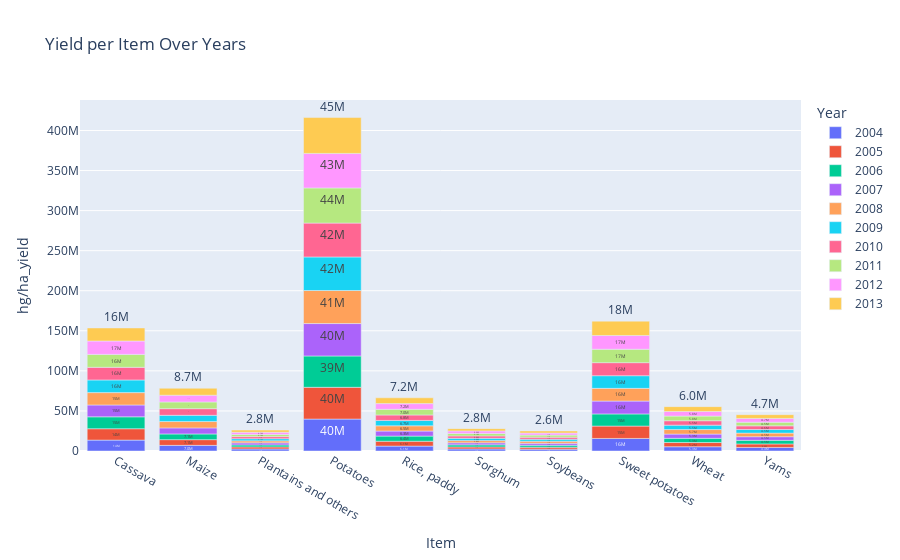

Source (notebook cell):
### Markdown cell above
- Steady increases in the use of pesticides over the latest decade.

### Code cell
# Taking a closer look at the types of vegetables and yield for the latest decade
latest_decade_df = df[df['Year'] > 2003]
vegpest_by_year = latest_decade_df.groupby(['Item', 'Year'])['hg/ha_yield'].sum().reset_index()

# Sending to dataframe
pivot_df = vegpest_by_year.pivot_table(index='Item', columns='Year', values='hg/ha_yield')

# Visualizing the results
pivot_df_reset = pivot_df.reset_index().melt(id_vars='Item', var_name='Year', value_name='hg/ha_yield')
fig = px.bar(pivot_df_reset, x='Item', y='hg/ha_yield', color='Year', title='Yield per Item Over Years', text='hg/ha_yield')

# Correct text position for bar chart
fig.update_traces(texttemplate='%{text:.2s}', textposition='outside')
fig.show()

### Figure 1 — Plotly figure (JSON) as saved in the notebook; plotly's stock layout.template omitted (floating-point values rounded to 4 significant figures)
{"data": [{"alignmentgroup": "True", "hovertemplate": "Year=2004<br>Item=%{x}<br>hg/ha_yield=%{text}<extra></extra>", "legendgroup": "2004", "marker": {"color": "#636efa", "pattern": {"shape": ""}}, "name": "2004", "offsetgroup": "2004", "orientation": "v", "showlegend": true, "text": [13576174, 7030532, 2566262, 39849551, 6105319, 2558155, 2313494, 15679548, 5340733, 4428316], "textposition": "outside", "texttemplate": "%{text:.2s}", "type": "bar", "x": ["Cassava", "Maize", "Plantains and others", "Potatoes", "Rice, paddy", "Sorghum", "Soybeans", "Sweet potatoes", "Wheat", "Yams"], "xaxis": "x", "y": [13576174, 7030532, 2566262, 39849551, 6105319, 2558155, 2313494, 15679548, 5340733, 4428316], "yaxis": "y"}, {"alignmentgroup": "True", "hovertemplate": "Year=2005<br>Item=%{x}<br>hg/ha_yield=%{text}<extra></extra>", "legendgroup": "2005", "marker": {"color": "#EF553B", "pattern": {"shape": ""}}, "name": "2005", "offsetgroup": "2005", "orientation": "v", "showlegend": true, "text": [14232249, 7144831, 2551341, 39636512, 6104262, 2507671, 2436117, 15430337, 5224175, 4399503], "textposition": "outside", "texttemplate": "%{text:.2s}", "type": "bar", "x": ["Cassava", "Maize", "Plantains and others", "Potatoes", "Rice, paddy", "Sorghum", "Soybeans", "Sweet potatoes", "Wheat", "Yams"], "xaxis": "x", "y": [14232249, 7144831, 2551341, 39636512, 6104262, 2507671, 2436117, 15430337, 5224175, 4399503], "yaxis": "y"}, {"alignmentgroup": "True", "hovertemplate": "Year=2006<br>Item=%{x}<br>hg/ha_yield=%{text}<extra></extra>", "legendgroup": "2006", "marker": {"color": "#00cc96", "pattern": {"shape": ""}}, "name": "2006", "offsetgroup": "2006", "orientation": "v", "showlegend": true, "text": [14853113, 7110087, 2470184, 39113925, 6386183, 2602151, 2468006, 15159495, 5250805, 4506184], "textposition": "outside", "texttemplate": "%{text:.2s}", "type": "bar", "x": ["Cassava", "Maize", "Plantains and others", "Potatoes", "Rice, paddy", "Sorghum", "Soybeans", "Sweet potatoes", "Wheat", "Yams"], "xaxis": "x", "y": [14853113, 7110087, 2470184, 39113925, 6386183, 2602151, 2468006, 15159495, 5250805, 4506184], "yaxis": "y"}, {"alignmentgroup": "True", "hovertemplate": "Year=2007<br>Item=%{x}<br>hg/ha_yield=%{text}<extra></extra>", "legendgroup": "2007", "marker": {"color": "#ab63fa", "pattern": {"shape": ""}}, "name": "2007", "offsetgroup": "2007", "orientation": "v", "showlegend": true, "text": [14783425, 7569410, 2552767, 40449973, 6325737, 2549628, 2431106, 16045131, 5287310, 4511368], "textposition": "outside", "texttemplate": "%{text:.2s}", "type": "bar", "x": ["Cassava", "Maize", "Plantains and others", "Potatoes", "Rice, paddy", "Sorghum", "Soybeans", "Sweet potatoes", "Wheat", "Yams"], "xaxis": "x", "y": [14783425, 7569410, 2552767, 40449973, 6325737, 2549628, 2431106, 16045131, 5287310, 4511368], "yaxis": "y"}, {"alignmentgroup": "True", "hovertemplate": "Year=2008<br>Item=%{x}<br>hg/ha_yield=%{text}<extra></extra>", "legendgroup": "2008", "marker": {"color": "#FFA15A", "pattern": {"shape": ""}}, "name": "2008", "offsetgroup": "2008", "orientation": "v", "showlegend": true, "text": [15423585, 7885318, 2508245, 41257636, 6519438, 2759107, 2574951, 15847589, 5670746, 4477800], "textposition": "outside", "texttemplate": "%{text:.2s}", "type": "bar", "x": ["Cassava", "Maize", "Plantains and others", "Potatoes", "Rice, paddy", "Sorghum", "Soybeans", "Sweet potatoes", "Wheat", "Yams"], "xaxis": "x", "y": [15423585, 7885318, 2508245, 41257636, 6519438, 2759107, 2574951, 15847589, 5670746, 4477800], "yaxis": "y"}, {"alignmentgroup": "True", "hovertemplate": "Year=2009<br>Item=%{x}<br>hg/ha_yield=%{text}<extra></extra>", "legendgroup": "2009", "marker": {"color": "#19d3f3", "pattern": {"shape": ""}}, "name": "2009", "offsetgroup": "2009", "orientation": "v", "showlegend": true, "text": [15787286, 7811320, 2717909, 41849920, 6708342, 2878205, 2456551, 15829372, 5493230, 4472586], "textposition": "outside", "texttemplate": "%{text:.2s}", "type": "bar", "x": ["Cassava", "Maize", "Plantains and others", "Potatoes", "Rice, paddy", "Sorghum", "Soybeans", "Sweet potatoes", "Wheat", "Yams"], "xaxis": "x", "y": [15787286, 7811320, 2717909, 41849920, 6708342, 2878205, 2456551, 15829372, 5493230, 4472586], "yaxis": "y"}, {"alignmentgroup": "True", "hovertemplate": "Year=2010<br>Item=%{x}<br>hg/ha_yield=%{text}<extra></extra>", "legendgroup": "2010", "marker": {"color": "#FF6692", "pattern": {"shape": ""}}, "name": "2010", "offsetgroup": "2010", "orientation": "v", "showlegend": true, "text": [15773291, 8290684, 2603298, 42281511, 6801103, 2987317, 2579986, 16265795, 5506444, 4618666], "textposition": "outside", "texttemplate": "%{text:.2s}", "type": "bar", "x": ["Cassava", "Maize", "Plantains and others", "Potatoes", "Rice, paddy", "Sorghum", "Soybeans", "Sweet potatoes", "Wheat", "Yams"], "xaxis": "x", "y": [15773291, 8290684, 2603298, 42281511, 6801103, 2987317, 2579986, 16265795, 5506444, 4618666], "yaxis": "y"}, {"alignmentgroup": "True", "hovertemplate": "Year=2011<br>Item=%{x}<br>hg/ha_yield=%{text}<extra></extra>", "legendgroup": "2011", "marker": {"color": "#B6E880", "pattern": {"shape": ""}}, "name": "2011", "offsetgroup": "2011", "orientation": "v", "showlegend": true, "text": [16106308, 8329987, 2662806, 43859914, 7042128, 3056372, 2556633, 16736573, 5794320, 4545837], "textposition": "outside", "texttemplate": "%{text:.2s}", "type": "bar", "x": ["Cassava", "Maize", "Plantains and others", "Potatoes", "Rice, paddy", "Sorghum", "Soybeans", "Sweet potatoes", "Wheat", "Yams"], "xaxis": "x", "y": [16106308, 8329987, 2662806, 43859914, 7042128, 3056372, 2556633, 16736573, 5794320, 4545837], "yaxis": "y"}, {"alignmentgroup": "True", "hovertemplate": "Year=2012<br>Item=%{x}<br>hg/ha_yield=%{text}<extra></extra>", "legendgroup": "2012", "marker": {"color": "#FF97FF", "pattern": {"shape": ""}}, "name": "2012", "offsetgroup": "2012", "orientation": "v", "showlegend": true, "text": [16729082, 8449279, 2729369, 43085380, 7167912, 3169756, 2621043, 17174968, 5784075, 4687148], "textposition": "outside", "texttemplate": "%{text:.2s}", "type": "bar", "x": ["Cassava", "Maize", "Plantains and others", "Potatoes", "Rice, paddy", "Sorghum", "Soybeans", "Sweet potatoes", "Wheat", "Yams"], "xaxis": "x", "y": [16729082, 8449279, 2729369, 43085380, 7167912, 3169756, 2621043, 17174968, 5784075, 4687148], "yaxis": "y"}, {"alignmentgroup": "True", "hovertemplate": "Year=2013<br>Item=%{x}<br>hg/ha_yield=%{text}<extra></extra>", "legendgroup": "2013", "marker": {"color": "#FECB52", "pattern": {"shape": ""}}, "name": "2013", "offsetgroup": "2013", "orientation": "v", "showlegend": true, "text": [16290305, 8674738, 2751535, 44761561, 7239173, 2826239, 2572441, 17904965, 6019956, 4719008], "textposition": "outside", "texttemplate": "%{text:.2s}", "type": "bar", "x": ["Cassava", "Maize", "Plantains and others", "Potatoes", "Rice, paddy", "Sorghum", "Soybeans", "Sweet potatoes", "Wheat", "Yams"], "xaxis": "x", "y": [16290305, 8674738, 2751535, 44761561, 7239173, 2826239, 2572441, 17904965, 6019956, 4719008], "yaxis": "y"}], "layout": {"barmode": "relative", "legend": {"title": {"text": "Year"}, "tracegroupgap": 0}, "title": {"text": "Yield per Item Over Years"}, "xaxis": {"anchor": "y", "domain": [0, 1], "title": {"text": "Item"}}, "yaxis": {"anchor": "x", "domain": [0, 1], "title": {"text": "hg/ha_yield"}}}}
